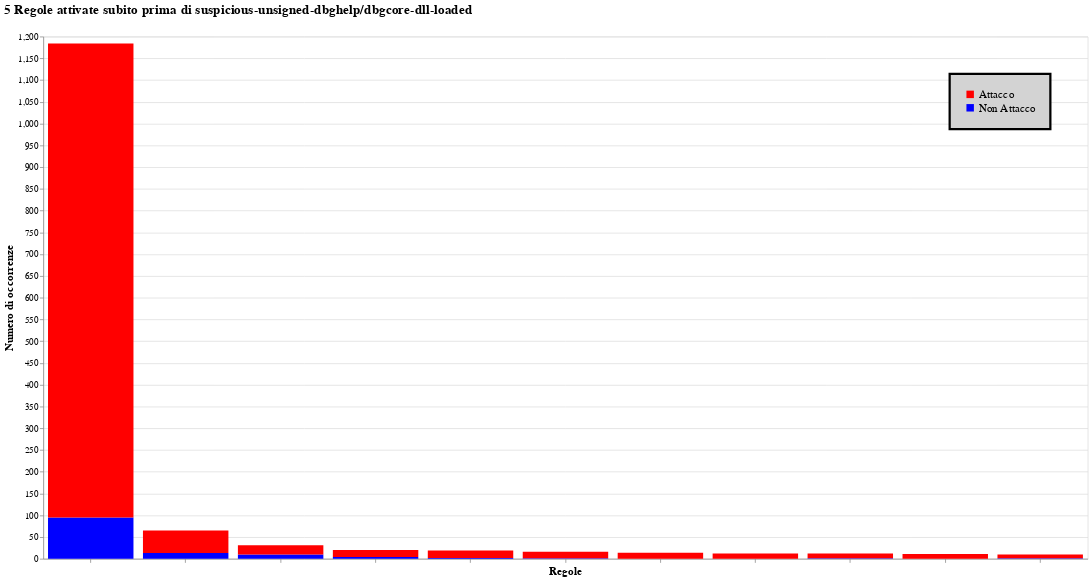

Write notebook code for a chart like this one.
### Markdown cell above
In questi grafici in base alla **regola che si vuole analizzare** possiamo visualizzare:
- la **frequenza delle attivazioni** delle regole (attacchi e non attacchi) suddivise in intervalli di *5 minuti*;
- gli **attacchi e i non-attacchi** in base a:
    - *RuleAnnotation.mitre_attack.id*
    - *EventType*,
    - *severity*,
    - *tag*
    - *parent_process_id*,
    - *process_id*

### Code cell
eventi_da_considerare = 5

PlotsSingleAttack.patterns_before_activation(result_df_Raw, regola_scelta, eventi_da_considerare)

### Figure 1 — Vega-Lite specification as saved in the notebook (floating-point values rounded to 4 significant figures)
{"config": {"view": {"continuousWidth": 300, "continuousHeight": 300}, "axisX": {"labels": false, "titleFontSize": 15}, "axisY": {"labelFontSize": 12, "titleFontSize": 15}, "legend": {"fillColor": "lightgrey", "labelFontSize": 15, "offset": 50, "orient": "top-right", "padding": 20, "strokeColor": "black", "strokeWidth": 3}, "title": {"anchor": "start", "fontSize": 16}}, "data": {"name": "data-aae4bf7b5aac8cabdf056b47b3ddb9c8"}, "mark": {"type": "bar"}, "encoding": {"color": {"field": "tipo_attacco", "scale": {"range": ["red", "blue"]}, "title": null, "type": "nominal"}, "tooltip": [{"field": "signature", "title": "Regole", "type": "ordinal"}, {"aggregate": "sum", "field": "conteggio", "title": "Numero di occorrenze", "type": "quantitative"}], "x": {"field": "signature", "sort": "-y", "title": "Regole", "type": "ordinal"}, "y": {"aggregate": "sum", "field": "conteggio", "title": "Numero di occorrenze", "type": "quantitative"}}, "height": 700, "title": {"text": "5 Regole attivate subito prima di suspicious-unsigned-dbghelp/dbgcore-dll-loaded", "anchor": "start", "fontSize": 18, "offset": 20}, "width": 1400, "$schema": "https://vega.github.io/schema/vega-lite/v5.17.0.json", "datasets": {"data-aae4bf7b5aac8cabdf056b47b3ddb9c8": [{"signature": "suspicious-unsigned-dbghelp/dbgcore-dll-loaded", "tipo_attacco": "Non Attacco", "conteggio": 95}, {"signature": "net-connect-80-443-non-browser", "tipo_attacco": "Non Attacco", "conteggio": 13}, {"signature": "net-connect-Windows-processes", "tipo_attacco": "Non Attacco", "conteggio": 10}, {"signature": "proc-start-dns-exfiltration-nslookup", "tipo_attacco": "Non Attacco", "conteggio": 2}, {"signature": "proc-start-dir-user-writeable", "tipo_attacco": "Non Attacco", "conteggio": 4}, {"signature": "proc-start-malicious-powershell-commandlets-processcreation", "tipo_attacco": "Non Attacco", "conteggio": 1}, {"signature": "proc-start-suspicious-powershell-download-and-execute-pattern", "tipo_attacco": "Non Attacco", "conteggio": 0}, {"signature": "proc-start-powershell-download-and-execution-cradles", "tipo_attacco": "Non Attacco", "conteggio": 0}, {"signature": "net-connect-suspicious-sources", "tipo_attacco": "Non Attacco", "conteggio": 0}, {"signature": "proc-start-potentially-suspicious-powershell-child-processes", "tipo_attacco": "Non Attacco", "conteggio": 1}, {"signature": "reg-value-write-cert-change", "tipo_attacco": "Non Attacco", "conteggio": 1}, {"signature": "suspicious-unsigned-dbghelp/dbgcore-dll-loaded", "tipo_attacco": "Attacco", "conteggio": 1089}, {"signature": "net-connect-80-443-non-browser", "tipo_attacco": "Attacco", "conteggio": 52}, {"signature": "net-connect-Windows-processes", "tipo_attacco": "Attacco", "conteggio": 21}, {"signature": "proc-start-dns-exfiltration-nslookup", "tipo_attacco": "Attacco", "conteggio": 17}, {"signature": "proc-start-dir-user-writeable", "tipo_attacco": "Attacco", "conteggio": 16}, {"signature": "proc-start-malicious-powershell-commandlets-processcreation", "tipo_attacco": "Attacco", "conteggio": 15}, {"signature": "proc-start-suspicious-powershell-download-and-execute-pattern", "tipo_attacco": "Attacco", "conteggio": 14}, {"signature": "proc-start-powershell-download-and-execution-cradles", "tipo_attacco": "Attacco", "conteggio": 12}, {"signature": "net-connect-suspicious-sources", "tipo_attacco": "Attacco", "conteggio": 11}, {"signature": "proc-start-potentially-suspicious-powershell-child-processes", "tipo_attacco": "Attacco", "conteggio": 11}, {"signature": "reg-value-write-cert-change", "tipo_attacco": "Attacco", "conteggio": 9}]}}
